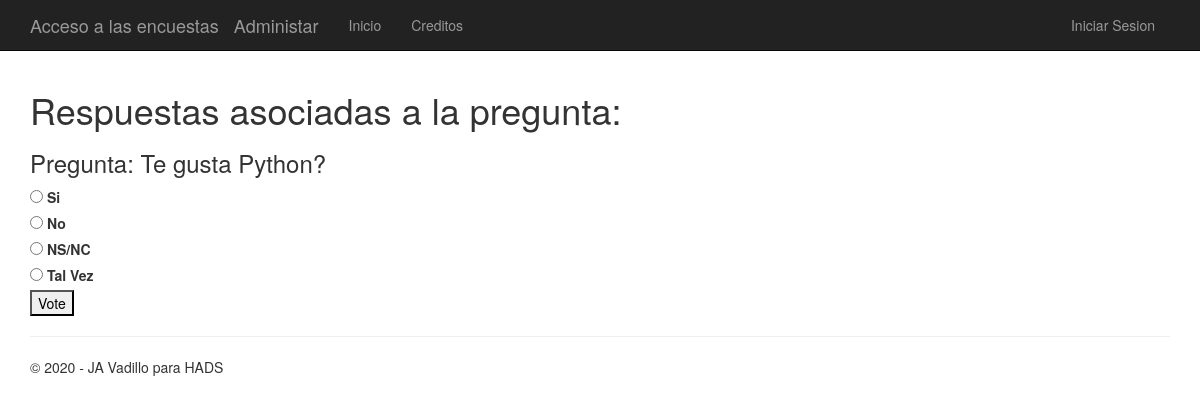
The app's page /polls/2/ with its own data.
### app/models.py (models this page shows)
class Question(models.Model):
    question_text = models.CharField(max_length=200)
    pub_date = models.DateTimeField('date published')

class Choice(models.Model):
    question = models.ForeignKey(Question)
    choice_text = models.CharField(max_length=200)
    votes = models.IntegerField(default=0)

### app/views.py (the view)
# urls.py: url(r'^polls/(?P<question_id>\d+)/$', app.views.detail, name='detail'),
def detail(request, question_id):
     question = get_object_or_404(Question, pk=question_id)
     return render(request, 'polls/detail.html', {'title':'Respuestas asociadas a la pregunta:','question': question, 'year' : datetime.now().year})

### app/templates/polls/detail.html (shortened to what this page needs)
﻿{% extends "app/layout.html" %}
{% block content %}
<h1>{{ title }}</h1>
<h3>Pregunta: {{ question.question_text }}</h3>
<form action="{% url 'vote' question.id %}" method="post">
{% for choice in question.choice_set.all %}
    <input type="radio" name="choice" id="choice{{ forloop.counter }}" value="{{ choice.id }}" />
    <label for="choice{{ forloop.counter }}">{{ choice.choice_text }}</label><br />
{% endfor %}
{% if request.user.is_authenticated %}
    <a href="{% url 'choice_add' question.id %}"><h3>Insertar Opciones</h3></a>
    <a href="{% url 'chart' question.id %}"> <h3>Ver resultado de la votacion</h3> </a><br />
{% else %}
    <input type="submit" value="Vote" />
{% endif %}
</form>
{% endblock %}

### app/static/app/content/site.css (style rules this page uses)
body { padding-top: 50px; padding-bottom: 20px; }
input, select, textarea { max-width: 280px; }

### records on screen
Question: question_text "Te gusta Python?"
Choice: choice_text "Si"
Choice: choice_text "No"
Choice: choice_text "NS/NC"
Choice: choice_text "Tal Vez"

### other values on screen
{{ title }} "Respuestas asociadas a la pregunta:"
